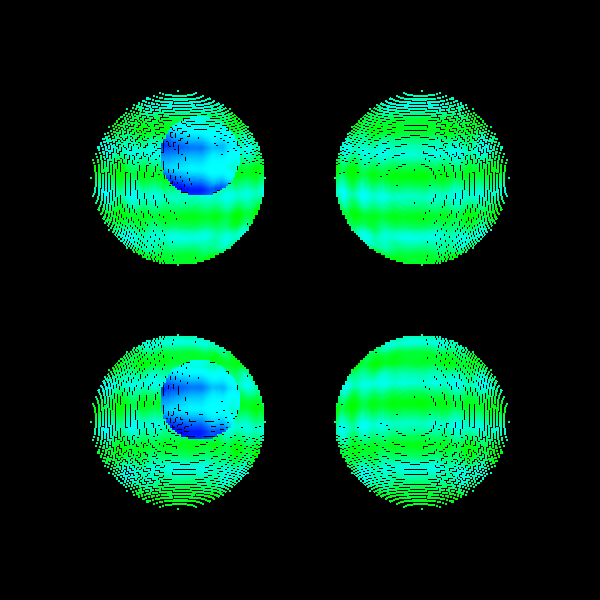

Write the Python code that produced this figure.
#!/usr/bin/env python

# Demonstrate vtkDataSetSurfaceFilter with blanked image data in
# four modes: fast/non-fast and delegation on/off, showing concentric
# surfaces from clipped wavelet data resampled to an image.

# Factory overrides
import vtkmodules.vtkInteractionStyle  # noqa: F401
import vtkmodules.vtkRenderingFreeType  # noqa: F401
import vtkmodules.vtkRenderingOpenGL2  # noqa: F401

from vtkmodules.vtkCommonDataModel import (
    vtkPlane,
    vtkSphere,
)
from vtkmodules.vtkFiltersCore import (
    vtkClipPolyData,
    vtkResampleToImage,
)
from vtkmodules.vtkFiltersGeneral import vtkClipDataSet
from vtkmodules.vtkFiltersGeometry import vtkDataSetSurfaceFilter
from vtkmodules.vtkFiltersSources import vtkSphereSource
from vtkmodules.vtkImagingCore import vtkRTAnalyticSource
from vtkmodules.vtkRenderingCore import (
    vtkActor,
    vtkPolyDataMapper,
    vtkRenderWindow,
    vtkRenderWindowInteractor,
    vtkRenderer,
)

# Generate a blanked image dataset
wavelet = vtkRTAnalyticSource()
wavelet.SetWholeExtent(-10, 10, -10, 10, -10, 10)

outer_sphere = vtkSphere()
outer_sphere.SetCenter(0, 0, 0)
outer_sphere.SetRadius(8)

outer_clip = vtkClipDataSet()
outer_clip.SetInputConnection(wavelet.GetOutputPort())
outer_clip.SetClipFunction(outer_sphere)
outer_clip.InsideOutOn()

inner_sphere = vtkSphere()
inner_sphere.SetCenter(2, 2, 2)
inner_sphere.SetRadius(4)

inner_clip = vtkClipDataSet()
inner_clip.SetInputConnection(outer_clip.GetOutputPort())
inner_clip.SetClipFunction(inner_sphere)

resampler = vtkResampleToImage()
resampler.UseInputBoundsOff()
resampler.SetSamplingBounds(-10, 10, -10, 10, -10, 10)
resampler.SetSamplingDimensions(100, 100, 100)
resampler.SetInputConnection(inner_clip.GetOutputPort())
resampler.Update()

dataset = resampler.GetOutputDataObject(0)

# Clip plane for half-view
plane = vtkPlane()

renderer = vtkRenderer()

# Mode 1: fast=false, delegate=false
dsf_1 = vtkDataSetSurfaceFilter()
dsf_1.SetInputData(dataset)
dsf_1.FastModeOff()
dsf_1.DelegationOff()

clipper_1 = vtkClipPolyData()
clipper_1.SetInputConnection(dsf_1.GetOutputPort())
clipper_1.SetClipFunction(plane)
clipper_1.InsideOutOn()

mapper_1 = vtkPolyDataMapper()
mapper_1.SetInputConnection(clipper_1.GetOutputPort())
mapper_1.SetColorModeToMapScalars()
mapper_1.SetScalarModeToUsePointFieldData()
mapper_1.SelectColorArray("RTData")
mapper_1.SetScalarRange(37, 280)

actor_1 = vtkActor()
actor_1.SetMapper(mapper_1)
renderer.AddActor(actor_1)

# Mode 2: fast=true, delegate=false
dsf_2 = vtkDataSetSurfaceFilter()
dsf_2.SetInputData(dataset)
dsf_2.FastModeOn()
dsf_2.DelegationOff()

clipper_2 = vtkClipPolyData()
clipper_2.SetInputConnection(dsf_2.GetOutputPort())
clipper_2.SetClipFunction(plane)
clipper_2.InsideOutOn()

mapper_2 = vtkPolyDataMapper()
mapper_2.SetInputConnection(clipper_2.GetOutputPort())
mapper_2.SetColorModeToMapScalars()
mapper_2.SetScalarModeToUsePointFieldData()
mapper_2.SelectColorArray("RTData")
mapper_2.SetScalarRange(37, 280)

actor_2 = vtkActor()
actor_2.SetMapper(mapper_2)
actor_2.AddPosition(22, 0, 0)
renderer.AddActor(actor_2)

# Mode 3: fast=false, delegate=true
dsf_3 = vtkDataSetSurfaceFilter()
dsf_3.SetInputData(dataset)
dsf_3.FastModeOff()
dsf_3.DelegationOn()

clipper_3 = vtkClipPolyData()
clipper_3.SetInputConnection(dsf_3.GetOutputPort())
clipper_3.SetClipFunction(plane)
clipper_3.InsideOutOn()

mapper_3 = vtkPolyDataMapper()
mapper_3.SetInputConnection(clipper_3.GetOutputPort())
mapper_3.SetColorModeToMapScalars()
mapper_3.SetScalarModeToUsePointFieldData()
mapper_3.SelectColorArray("RTData")
mapper_3.SetScalarRange(37, 280)

actor_3 = vtkActor()
actor_3.SetMapper(mapper_3)
actor_3.AddPosition(0, -22, 0)
renderer.AddActor(actor_3)

# Mode 4: fast=true, delegate=true
dsf_4 = vtkDataSetSurfaceFilter()
dsf_4.SetInputData(dataset)
dsf_4.FastModeOn()
dsf_4.DelegationOn()

clipper_4 = vtkClipPolyData()
clipper_4.SetInputConnection(dsf_4.GetOutputPort())
clipper_4.SetClipFunction(plane)
clipper_4.InsideOutOn()

mapper_4 = vtkPolyDataMapper()
mapper_4.SetInputConnection(clipper_4.GetOutputPort())
mapper_4.SetColorModeToMapScalars()
mapper_4.SetScalarModeToUsePointFieldData()
mapper_4.SelectColorArray("RTData")
mapper_4.SetScalarRange(37, 280)

actor_4 = vtkActor()
actor_4.SetMapper(mapper_4)
actor_4.AddPosition(22, -22, 0)
renderer.AddActor(actor_4)

# Window
render_window = vtkRenderWindow()
render_window.SetSize(600, 600)
render_window.AddRenderer(renderer)
render_window.SetWindowName("dataset surface filter with blanked imagedata")

# Interactor
interactor = vtkRenderWindowInteractor()
interactor.SetRenderWindow(render_window)

interactor.Initialize()
interactor.Start()
